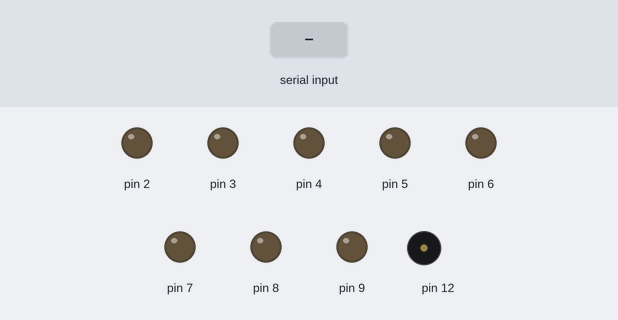
The sketch below on a simulated Arduino Uno, built with avr-gcc and run on an emulated ATmega328P. Parts: output pins drawn as LEDs (lit = HIGH), buzzer (waves = sounding). The test bench sets the inputs (shaded band). Random numbers use the default seed unless the sketch sets one; pins used as bus, display or sensor lines are not drawn; what the sketch prints to the serial monitor is not drawn.

Above: at 1.2 s.
1.3 s: "0" received over Serial
At 1.7 s:
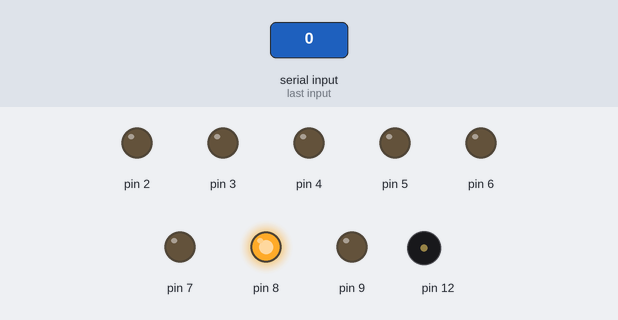
At 2.17 s:
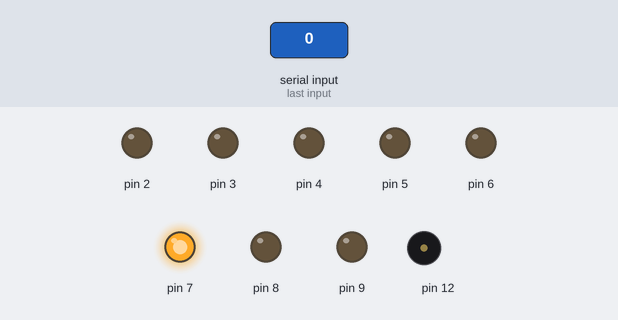
4.3 s: "1" received over Serial
5.8 s: "2" received over Serial
At 6.4 s:
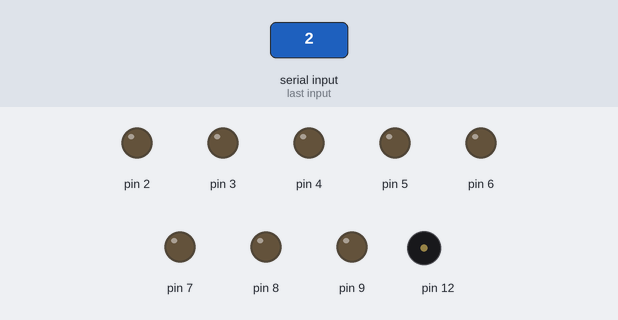
Timing chart, 0 to 8.8 s (numbered marks = the images above; inputs shaded):
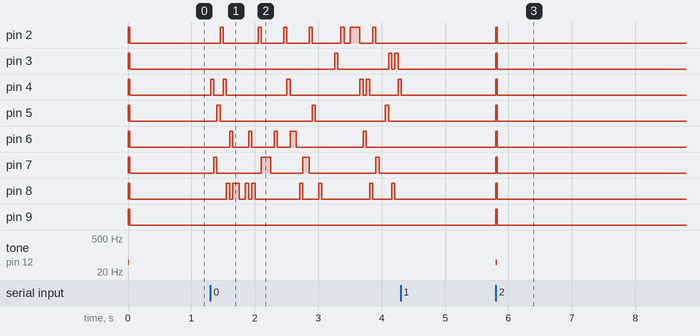

The sketch:

arduino-prime-notification.ino
```cpp
bool isCheckingPrimes = false;
char serialRead = '|';

void setup() {
  Serial.begin(9600);
  Serial.println("Starting...");

  for(int i = 0; i <= 9; i++) {
    pinMode(i, OUTPUT);
  }

  pinMode(12, OUTPUT);

  flashLights();
}

void loop() {
  if(Serial.available()) {
    serialRead = Serial.read();
    if(serialRead == '0') {
      isCheckingPrimes = true; //Notification from Raspberry Pi that it is starting to check for primes.
    } else if (serialRead == '1') {
      isCheckingPrimes = false; //Notification from Raspberry Pi that it is stopping it's prime checks.
      shutoffAllLights();
    } else if (serialRead == '2') {
      flashLights(); //Notification from Raspberry Pi that it has found a prime.
    }
  }

  if(isCheckingPrimes) {
    shutoffAllLights();

    digitalWrite(random(0, 9), HIGH);
    delay(50);
    }
}

void flashLights() {
  turnOnAllLights();

  notifyOfPrime();
  delay(25);

  shutoffAllLights();
}

void turnOnAllLights() {
  for(int f = 0; f <= 9; f++) {
    digitalWrite(f, HIGH);
  }
}

void notifyOfPrime() {
  int pitch = map(2048, 2048, 0, 50, 4000);
  tone(12, pitch, 20);
}

void shutoffAllLights() {
  for(int i = 0; i <= 9; i++) {
    digitalWrite(i, LOW);
  }
}
```

Measured:
- after the input at 1.3 s, pin 3: goes HIGH 0.05 s, LOW 0.80 s, HIGH 0.05 s, LOW 0.05 s, HIGH 0.05 s, then LOW, starting after 2.0 s; pin 5: goes HIGH 0.05 s, LOW 1.5 s, HIGH 0.05 s, LOW 1.1 s, HIGH 0.05 s, then LOW, starting after 0.10 s
- after the input at 5.8 s, pin 2–9: LOW → HIGH at once, → LOW 0.03 s later; tone on pin 12: silent → 50 Hz at once, → silent 0.02 s later
